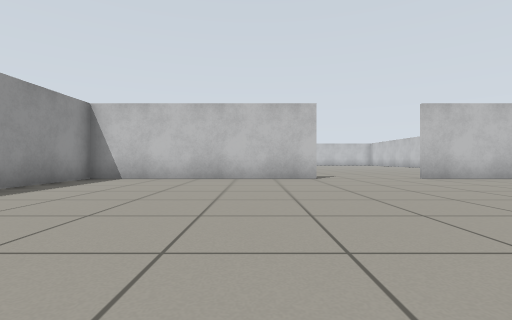
view 1 (above)

20 first-person views from a walk through a robot-simulator world made for Gazebo. The camera is 0.5 m above the floor, looks level and sees 85° across. The floor is counted in squares, 1 m on a side. Each view is taken from the middle of a square. On the plan, view 1 faces up. The plan holds only what a view shows up to about 9 squares ahead; the rest is blank.

view 2
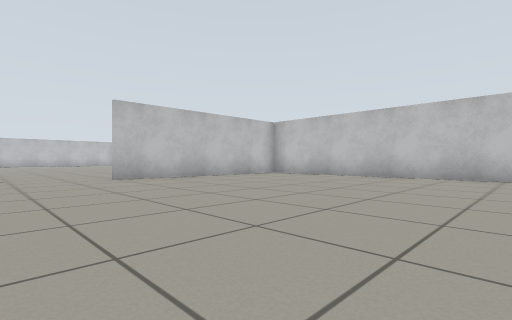

view 3
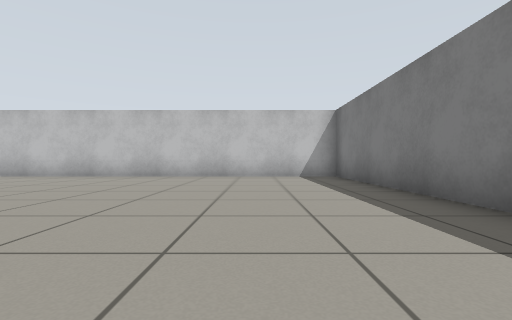

view 4
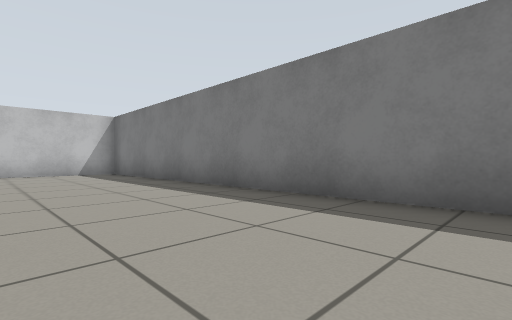

view 5
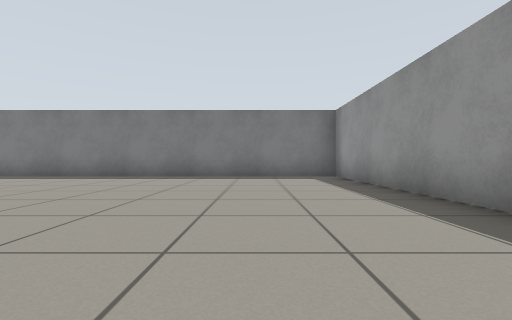

view 6
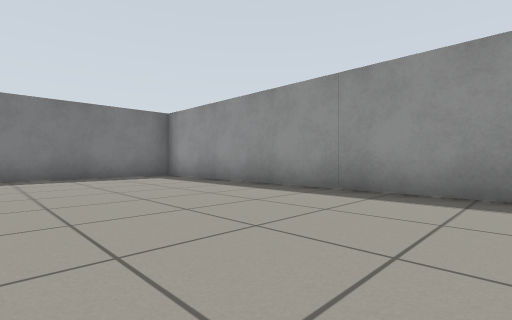

view 7
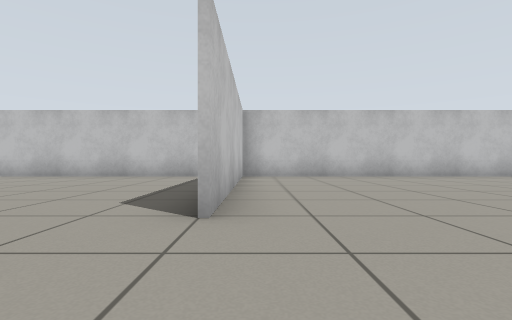

view 8
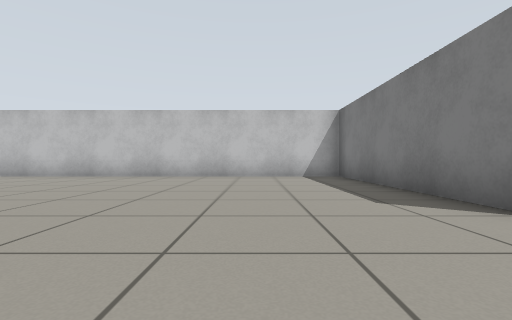

view 9
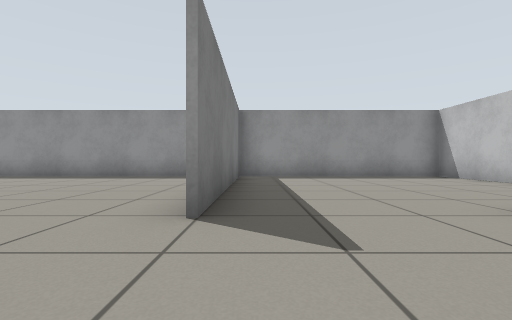

view 10
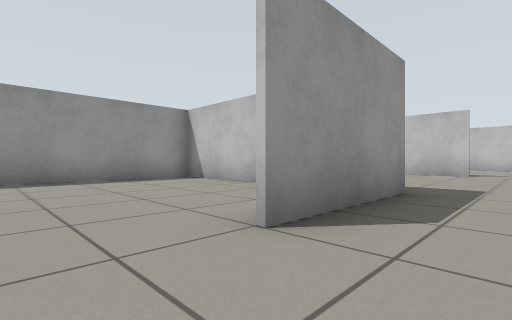

view 11
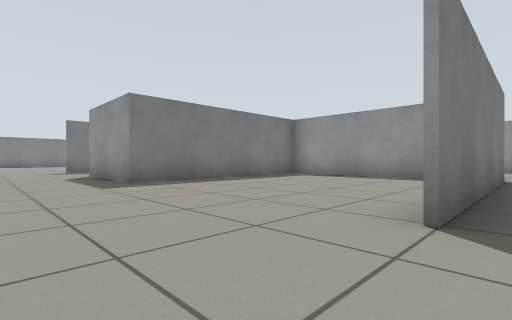

view 12
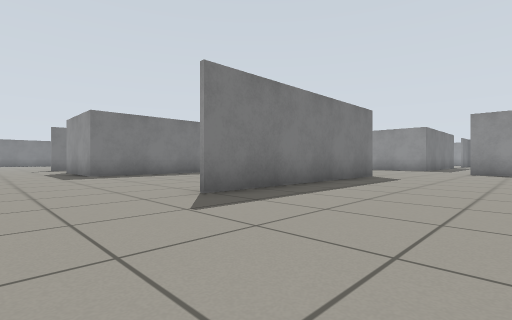

view 13
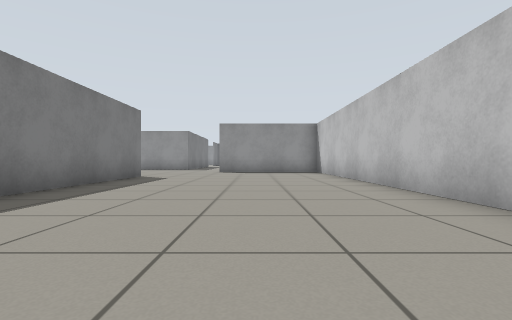

view 14
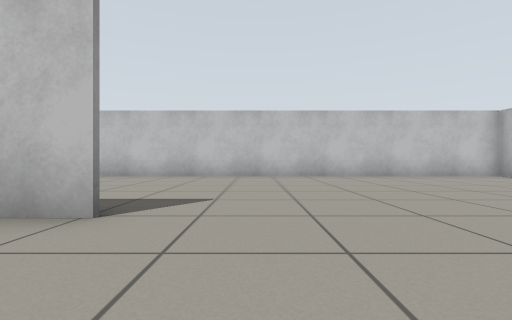

view 15
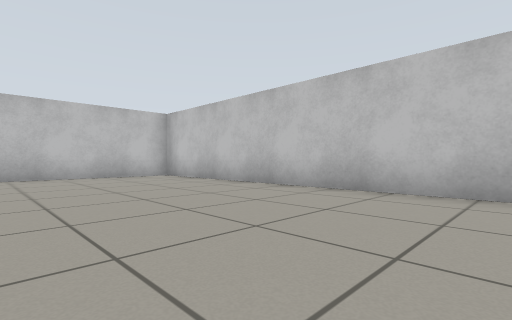

view 16
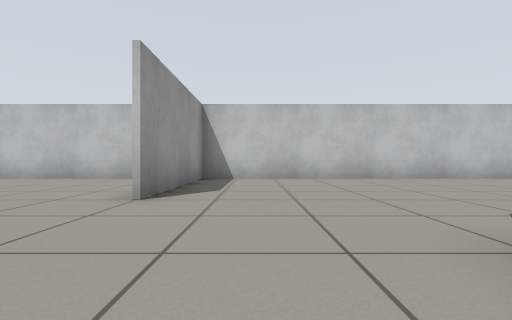

view 17
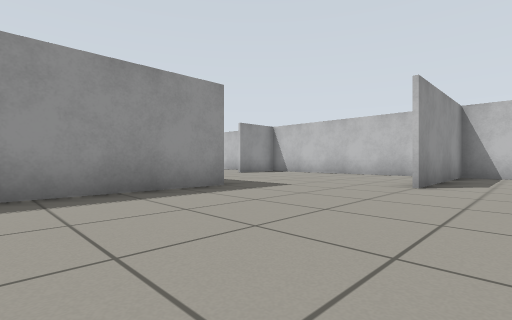

view 18
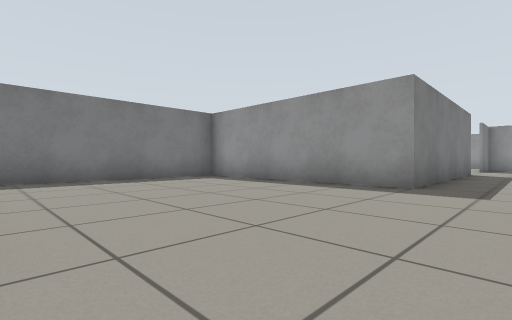

view 19
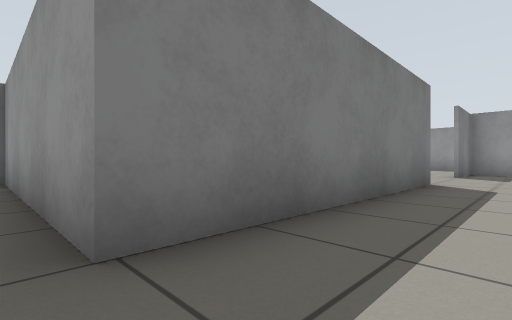

view 20
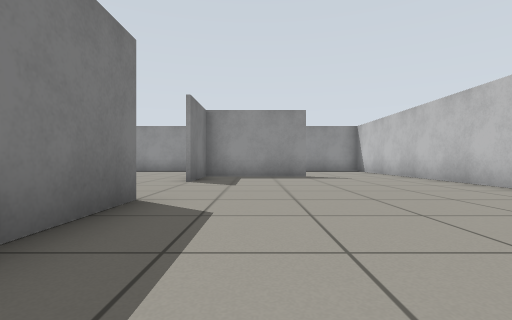

### Floor plan
Ten units are one square. View 1 is at (0, 0); x grows to the right and y downward. Boxes are objects, and circles mark ways between rooms. Rooms are numbered by the first view taken in them; rooms with no view inside come last. Other rooms are left out.
<svg viewBox="-225 -260 335 309">
<path fill="none" stroke="#000" d="M16 -74 -44 -74 -44 44 104 44 104 -71M101 -74 44 -74M-44 -180 -44 -156M-45 -195 16 -195M-24 -136 16 -136 16 -105M-15 -135 -44 -135 -44 -75 16 -75M16 -194 6 -194M-74 -255 -74 -215M46 -75 105 -75M-165 -195 -104 -195 -104 -136 -52 -136M-179 -255 -220 -255M104 -71 104 -255 -129 -255M-214 -225 -214 -195 -194 -195"/>
<circle cx="30" cy="-70" r="3" fill="#2a7"/>
<text x="30" y="-10">1</text>
<text x="-30" y="-180">2</text>
</svg>
Room 1 opens to room 2.

Where each view was taken, in squares from view 1:
view 1: 0 up, 0 right, facing up
view 2: 0 up, 2 right, facing up-right
view 3: 2 down, 2 right, facing right
view 4: 1 down, 0 right, facing down-right
view 5: 4 up, 2 left, facing down
view 6: 4 up, 0 right, facing down-left
view 7: 7 up, 2 right, facing right
view 8: 10 up, 2 right, facing right
view 9: 8 up, 4 right, facing left
view 10: 9 up, 3 right, facing up-left
view 11: 20 up, 4 right, facing down-left
view 12: 23 up, 4 right, facing down-left
view 13: 23 up, 4 right, facing left
view 14: 17 up, 3 right, facing up
view 15: 17 up, 6 right, facing up-right
view 16: 18 up, 6 left, facing up
view 17: 16 up, 6 left, facing up-left
view 18: 21 up, 5 left, facing down-left
view 19: 21 up, 10 left, facing down-left
view 20: 21 up, 13 left, facing left
